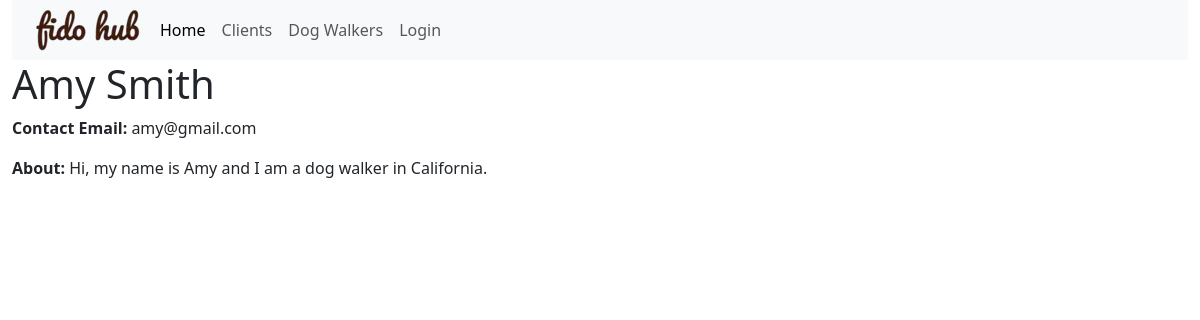
Screenshot of /dogwalker/1 with the database file from the repository.
### fidohub_app/models.py (models this page shows, shortened)
class DogWalker(models.Model):
    name = models.CharField(max_length=200)
    email = models.CharField(max_length=200)
    about = models.CharField(max_length=200, blank=False)

### fidohub_app/views.py (the view)
# urls.py: path('dogwalker/<int:pk>', views.DogWalkerDetailView.as_view(), name ='dogwalker-detail'),
class DogWalkerDetailView(generic.DetailView):
    model = DogWalker

### fidohub_app/templates/fidohub_app/dogwalker_detail.html
{% extends 'fidohub_app/base_template.html' %}
{% block content %}
  <h1>{{ dogwalker.name }}</h1>
  <p>
    <strong>Contact Email:</strong> {{ dogwalker.email }}
  </p>
  <p>
    <strong>About:</strong> {{ dogwalker.about }}
  </p>
{% endblock %}

### rows the page displays
DogWalker: name "Amy Smith", email "amy@gmail.com", about "Hi, my name is Amy and I am a dog walker in California."
